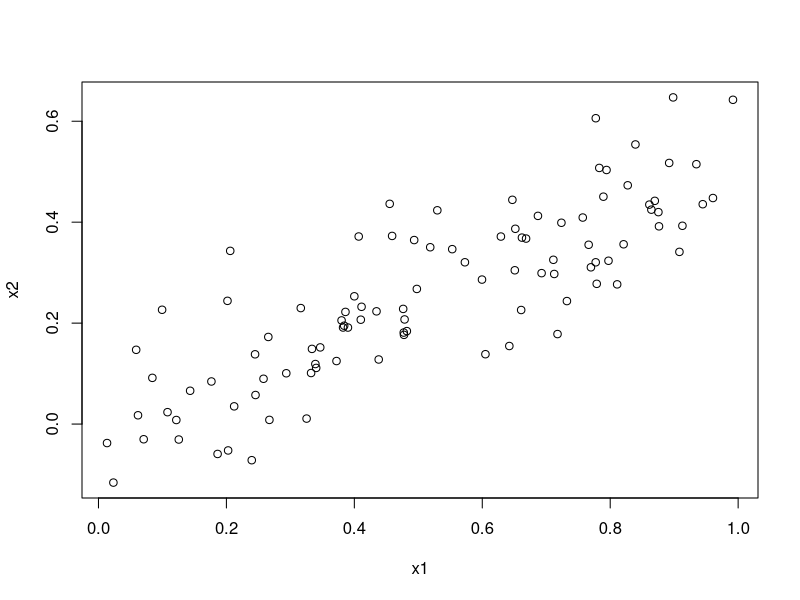
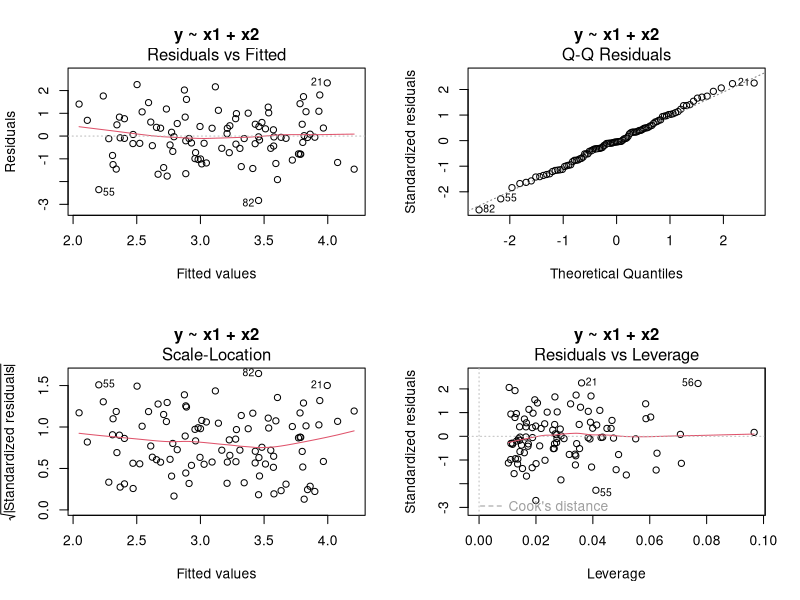
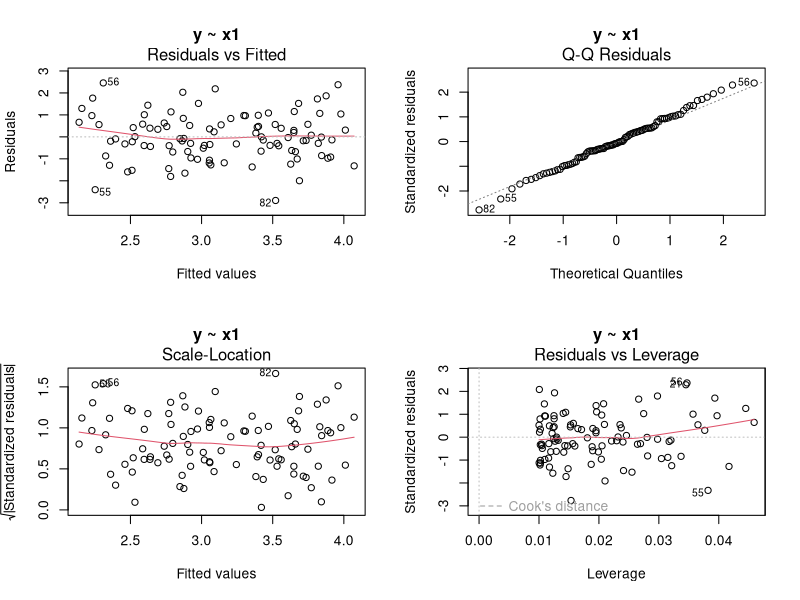
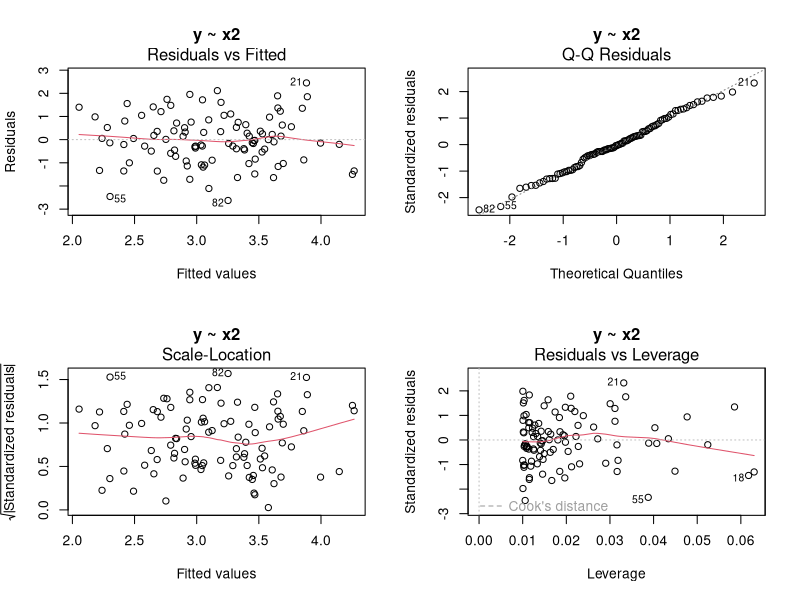
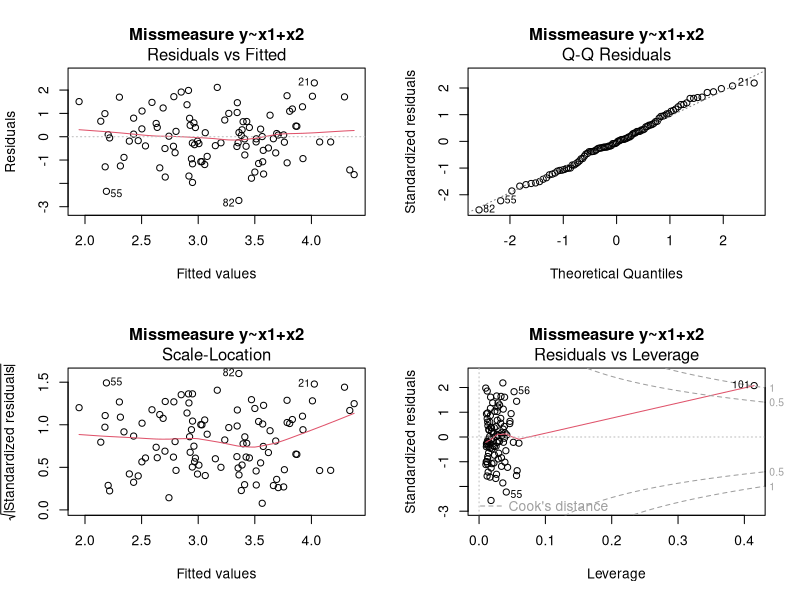
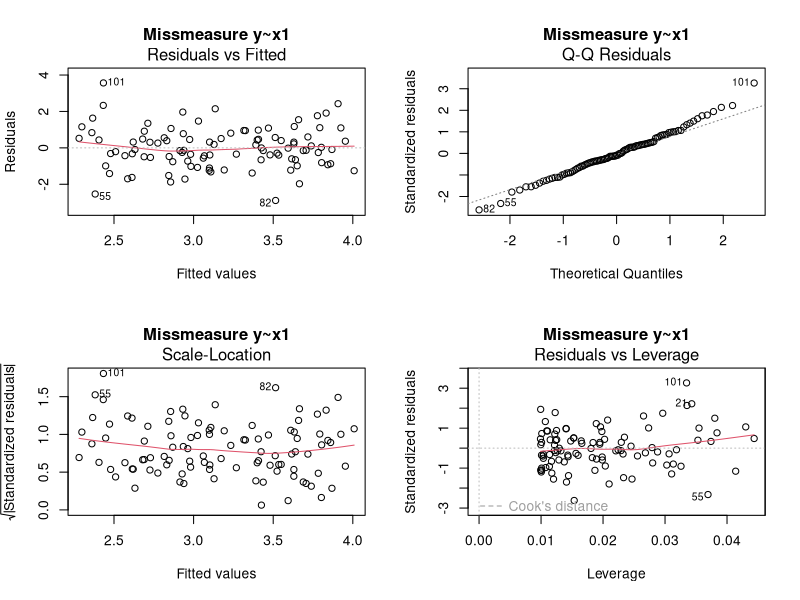
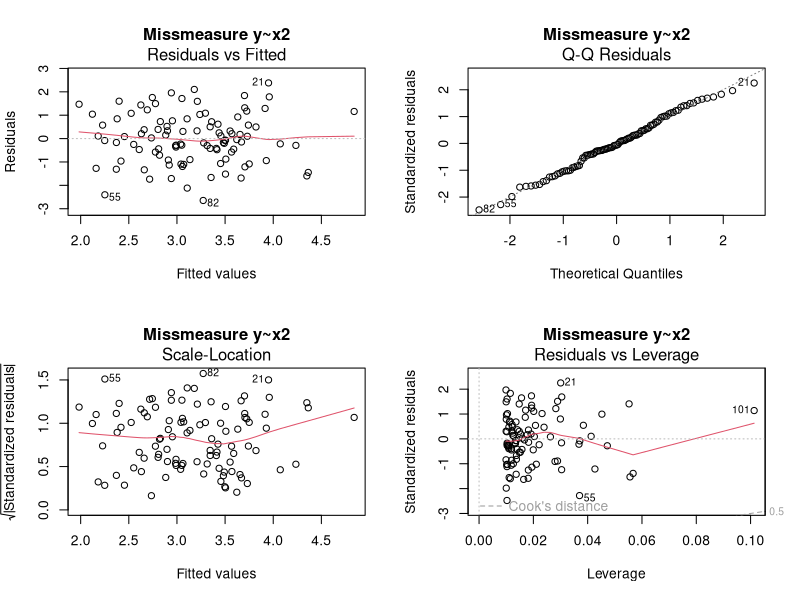

Here is the R script that generated these plots, in order:
## ---- chunk 1
set.seed(1)
x1 <- runif(100)
x2 <- 0.5 * x1 + rnorm(100) / 10
y <- 2 + 2 * x1 + 0.3 * x2 + rnorm(100)
## ---- chunk 2
cor(x1, x2)
## ---- chunk 3
plot(x1, x2)
## ---- chunk 4
lm.fit<- lm(y ~ x1 + x2)
## ---- chunk 5
summary(lm.fit)
par(mfrow=c(2, 2))
plot(lm.fit, main = "y ~ x1 + x2")
## ---- chunk 6
fityx1 <- lm(y ~ x1)
summary(fityx1)
par(mfrow=c(2,2))
plot(fityx1, main = "y ~ x1")
## ---- chunk 7
fityx2<-lm(y ~ x2)
summary(fityx2)
par(mfrow=c(2,2))
plot(fityx2, main = "y ~ x2")
## ---- chunk 8
missmeasure_x1 <- c(x1, 0.1)
missmeasure_x2 <- c(x2, 0.8)
missmeasure_y <- c(y, 6)

fit_missmeasure_yx1x2 <- lm(missmeasure_y ~ missmeasure_x1 + missmeasure_x2)
fit_missmeasure_yx1 <- lm(missmeasure_y ~ missmeasure_x1)
fit_missmeasure_yx2 <- lm(missmeasure_y ~ missmeasure_x2)
summary(fit_missmeasure_yx1x2)
summary(fit_missmeasure_yx1)
summary(fit_missmeasure_yx2)
par(mfrow=c(2,2))
plot(fit_missmeasure_yx1x2, main = "Missmeasure y~x1+x2")
par(mfrow=c(2,2))
plot(fit_missmeasure_yx1, main = "Missmeasure y~x1")
par(mfrow=c(2,2))
plot(fit_missmeasure_yx2, main = "Missmeasure y~x2")
